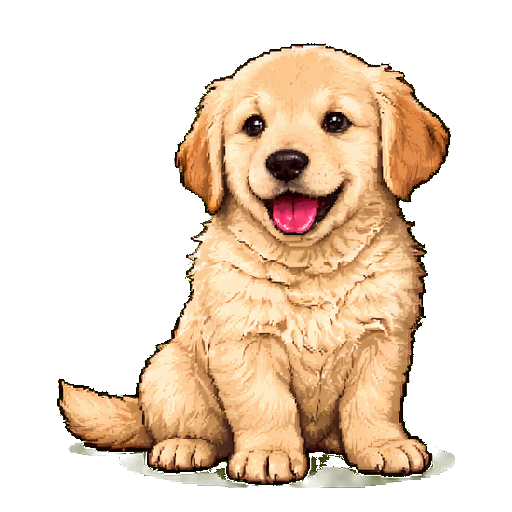
#> input picture docs/store-screenshots-v2/materials/idle.png, 512 x 512 px, given in place of 01-hero-rich.png, which was not available
$ python render_v3.py
#> lines starting #> are read from the running program, lines starting #| are printed output that depends on the picture
#!/usr/bin/env python3
"""
Renders Mongchi App Store screenshot set v3 from the user-approved v2 art
(docs/design/app-store/outputs/v2/), replacing only the content that is stale
because it predates the current golden-retriever "Mong" pet and the recent
chat redesign:

  01-hero-rich          -- reused as-is, except the small cream pill reading
                            "A cozy companion made from one photo" is
                            inpainted away (the parchment headline, the
                            "Your Pet, Living in Your Phone" title, and the
                            hero dog illustration all stay untouched).
  02-home-care-mockup    -- the phone screen is replaced with a fresh capture
  04-talk-about-your-day    of the current app (home/care dock, pet reveal,
  05-every-day-memory       redesigned chat, friend/memories, friend/poses).
  06-meet-every-side         The dynamic island is redrawn on top of every
                            pasted capture so it always looks clean regardless
                            of where the real status bar landed after crop.
  03-one-photo-tiny-self -- phone screen replaced (pet-reveal capture), and
                            the two blank polaroid props at the bottom right
                            get the real source photo.
  06-meet-every-side     -- additionally, the three pose cards (Curious /
                            Playful / Hungry), which still showed the old
                            white Pomeranian, get the current Mong pose art.

All measurements below were taken directly from the v2 PNGs (color-threshold
edge detection cross-checked with pixel-grid crops -- see the run report for
the methodology) since the v2 art is hand/AI-illustrated and not laid out on
a grid.

Pipeline note: a HTML+Playwright path (matching the reference
ticketshelf/screenshots/render.py structure) was evaluated first -- Playwright
1.58 and Chromium are both installed and launch cleanly in this environment.
It was not used because every edit this round is pixel-level raster
compositing (crop/cover-fit, rounded-rect clipping, mask-based photo/sprite
replacement, flat-color inpainting) with no text to render: v2's baked-in
headline copy is left untouched, since the copy for en-US is unchanged from
v2. Pillow does this compositing natively (this repo's own
scripts/store-screenshots/compose.py already establishes that precedent for
the sibling docs/store-screenshots-v2 set). The LOCALE constant and the
per-slide config table below are the extension point a future localized
round would use to add an HTML/Playwright text-rendering pass for translated
headlines; nothing here forecloses that.

Usage:
    python3 scripts/store-screenshots/render_v3.py
"""

from __future__ import annotations

from dataclasses import dataclass
from pathlib import Path
from typing import Optional

import numpy as np
from PIL import Image, ImageDraw, ImageFilter

# ---------------------------------------------------------------------------
# Paths
# ---------------------------------------------------------------------------

SCRIPT_DIR = Path(__file__).resolve().parent
ROOT = SCRIPT_DIR.parent.parent

V2_DIR = ROOT / "docs/design/app-store/outputs/v2"
OUT_DIR = ROOT / "docs/design/app-store/outputs/v3"
RAW_DIR = SCRIPT_DIR / "raw"
MATERIALS_DIR = ROOT / "docs/store-screenshots-v2/materials"

LOCALE = "en-US"  # extension point: future locales get their own OUT_DIR / row

CANVAS_W, CANVAS_H = 1320, 2868

# Raw simulator captures are native iPhone 16 Pro screenshots (1206x2622),
# taken fresh from the booted simulator against the current build.
RAW_W, RAW_H = 1206, 2622

# The dynamic island is OS/device chrome, so it lands at the same pixel
# rectangle in every raw capture regardless of which app screen is showing.
RAW_ISLAND_BBOX = (415, 42, 790, 155)  # x0, y0, x1, y1


# ---------------------------------------------------------------------------
# Small helpers
# ---------------------------------------------------------------------------


# [38 lines left out: functions rounded_mask, cover_fit_top_aligned, cover_fit_center, paste_rounded, not called in this run]


def sample_color(img: Image.Image, point: tuple[int, int]) -> tuple[int, int, int]:
    return img.convert("RGB").getpixel(point)


# [5 lines left out: function noisy_fill, not called in this run]


# ---------------------------------------------------------------------------
# Slide 01: reuse as-is, inpaint away the small subline pill only.
# ---------------------------------------------------------------------------


def build_slide_01() -> Image.Image:
    base = Image.open(V2_DIR / "01-hero-rich.png").convert("RGB")
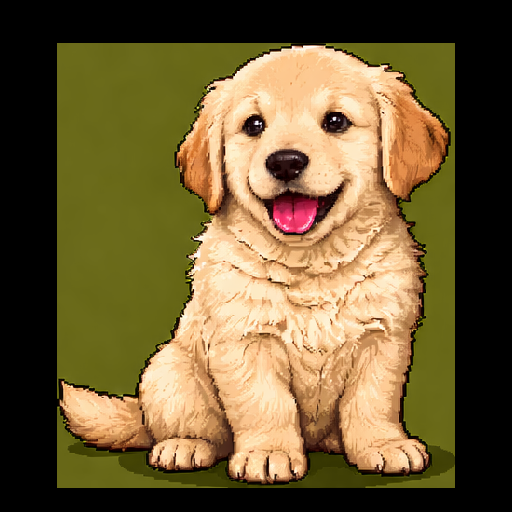
#> base: PIL image 512x512 RGB; mean R, G, B 112.8, 94.3, 54.9

    # Pill bbox measured from the v2 art (color threshold on the pill's own
    # cream fill (255,248,231), cross-checked with a labeled pixel grid).
    px0, py0, px1, py1 = 183, 2508, 1137, 2642
    fill_sample = sample_color(base, (660, 2498))  # clean parchment just above the pill
    patch = noisy_fill((px1 - px0, py1 - py0), fill_sample, sigma=4.0)
    mask = rounded_mask(patch.size, radius=(py1 - py0) // 2)
    base.paste(patch, (px0, py0), mask)
    return base


# ---------------------------------------------------------------------------
# Slide 03 prep: fill the two blank polaroid props with the real source photo.
# ---------------------------------------------------------------------------


# [37 lines left out: function build_slide_03_background, not called in this run]


# ---------------------------------------------------------------------------
# Slide 06 prep: swap the Curious/Playful/Hungry pose cards to current Mong art.
# ---------------------------------------------------------------------------


@dataclass
class PoseCard:
    sprite: str
    center_x: int
    erase_box: tuple[int, int, int, int]  # x0, y0, x1, y1
    sprite_height: int
    bottom_y: int


POSE_CARDS = [
    PoseCard("curious.png", 276, (135, 2225, 410, 2545), 300, 2495),
    PoseCard("play.png", 655, (500, 2210, 800, 2548), 300, 2500),
    PoseCard("hungry.png", 1032, (885, 2225, 1180, 2545), 300, 2495),
]

# Sampled from the v2 card interior itself (bottom band, clear of the gold
# trim border and the sparkle decoration that overlap the card's top edge).
CARD_CREAM = (253, 240, 207)


# [17 lines left out: function build_slide_06_background, not called in this run]


# ---------------------------------------------------------------------------
# Slides 02-06: phone-screen compositing (shared logic).
# ---------------------------------------------------------------------------


@dataclass
class ScreenSlide:
    output_name: str
    background: "callable"  # () -> Image.Image (RGB)
    raw_capture: str
    screen_rect: tuple[int, int, int, int]  # x0, y0, x1, y1 in v2 canvas space
    corner_radius: int


SCREEN_SLIDES = [
    ScreenSlide(
        output_name="02-home-care-mockup.png",
        background=lambda: Image.open(V2_DIR / "02-home-care-mockup.png").convert("RGB"),
        raw_capture="ios-iphone16pro-terrarium.png",
        screen_rect=(205, 389, 1114, 2504),
        corner_radius=115,
    ),
    ScreenSlide(
        output_name="03-one-photo-tiny-self.png",
        background=build_slide_03_background,
        raw_capture="ios-iphone16pro-pet-reveal.png",
        screen_rect=(160, 389, 1159, 2300),
        corner_radius=125,
    ),
    ScreenSlide(
        output_name="04-talk-about-your-day.png",
        background=lambda: Image.open(V2_DIR / "04-talk-about-your-day.png").convert("RGB"),
        raw_capture="ios-iphone16pro-chat.png",
        screen_rect=(205, 389, 1114, 2504),
        corner_radius=115,
    ),
    ScreenSlide(
        output_name="05-every-day-memory.png",
        background=lambda: Image.open(V2_DIR / "05-every-day-memory.png").convert("RGB"),
        raw_capture="ios-iphone16pro-friend-memories.png",
        screen_rect=(205, 389, 1114, 2504),
        corner_radius=115,
    ),
    ScreenSlide(
        output_name="06-meet-every-side.png",
        background=build_slide_06_background,
        raw_capture="ios-iphone16pro-friend-top.png",
        screen_rect=(235, 389, 1084, 1782),
        corner_radius=105,
    ),
]


# [46 lines left out: function build_screen_slide, not called in this run]


# ---------------------------------------------------------------------------
# Main
# ---------------------------------------------------------------------------


def main() -> None:
    out_dir = OUT_DIR / LOCALE
    out_dir.mkdir(parents=True, exist_ok=True)

    outputs = []

    img01 = build_slide_01()
    path01 = out_dir / "01-hero-rich.png"
    img01.save(path01, "PNG")
    outputs.append((path01, img01.size))

    for slide in SCREEN_SLIDES:
        img = build_screen_slide(slide)
        path = out_dir / slide.output_name
        img.save(path, "PNG")
        outputs.append((path, img.size))

    for path, size in outputs:
        assert size == (CANVAS_W, CANVAS_H), f"{path.name} wrong size: {size}"
        assert Image.open(path).mode in ("RGB",), f"{path.name} not opaque RGB"
        print(f"wrote {path} ({size[0]}x{size[1]})")


if __name__ == "__main__":
#> (the run stopped early here; a loop or call above may not have finished)

$ run again, on docs/store-screenshots-v2/materials/sleep.png
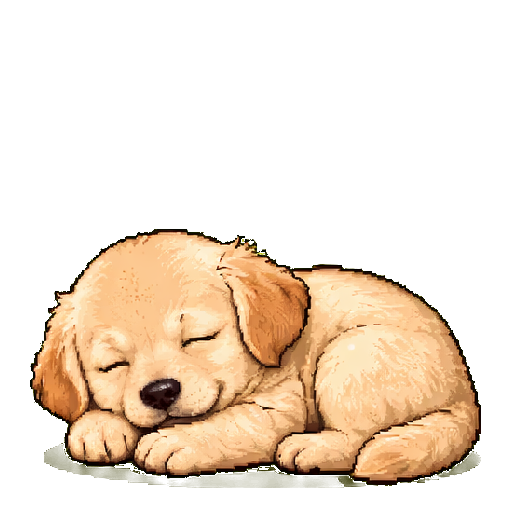
#> input picture docs/store-screenshots-v2/materials/sleep.png, 512 x 512 px, given in place of 01-hero-rich.png, which was not available
#> in build_slide_01, `base = Image.open(V2_DIR / "01-hero-rich.png").convert("RGB")`:
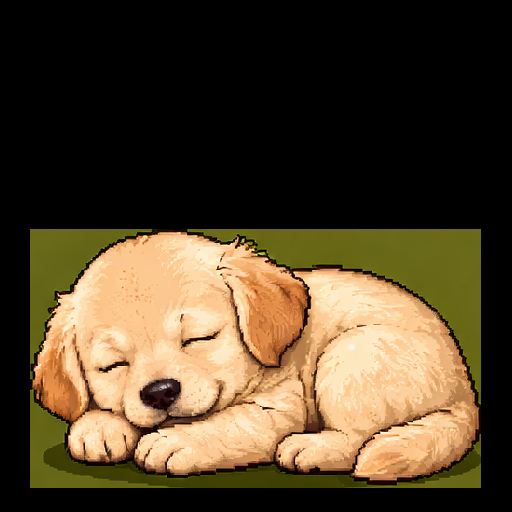
#> base: PIL image 512x512 RGB; mean R, G, B 83.4, 67.9, 43.6
